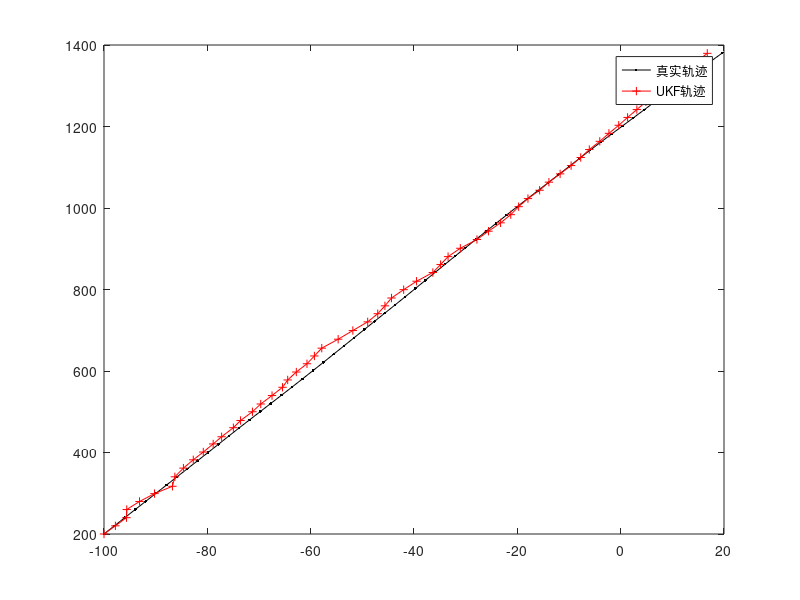
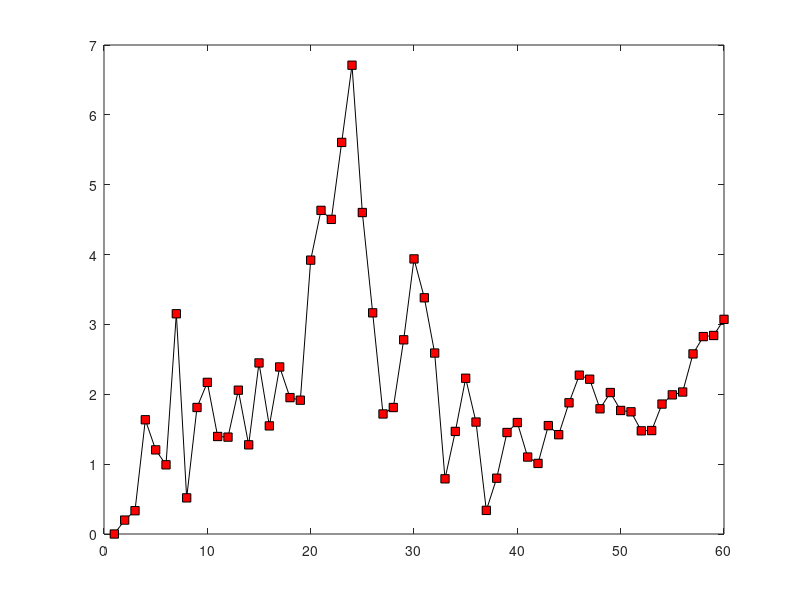

Source code (MATLAB) for these figures, in order:
%%%%%%%%%%%%%%%%%%%%%%%%%%%%%%%%%%%%%%%%%%%%% 
%  无迹Kalman滤波在目标跟踪中的应用 
%%%%%%%%%%%%%%%%%%%%%%%%%%%%%%%%%%%%%%%%%%%%% 
function code_UKF 
clc;clear; 
T=1;                        % 雷达扫描周期 
N=60/T;                     % 总的采样次数 
X=zeros(4,N);               % 目标真实位置、速度
X(:,1)=[-100,2,200,20];      % 目标初始位置、速度 
Z=zeros(1,N);              % 传感器对位置的观测 
delta_w=1e-3;               % 如果增大这个参数，目标真实轨迹就是曲线了 
Q=delta_w*diag([0.5,1]) ;     % 过程噪声均值 
G=[T^2/2,0;T,0;0,T^2/2;0,T];          % 过程噪声驱动矩阵 
R=5;                                 % 观测噪声方差 
F=[1,T,0,0;0,1,0,0;0,0,1,T;0,0,0,1];     % 状态转移矩阵 
x0=200;                              % 观测站的位置，可以设为其他值 
y0=300; 
Xstation=[x0,y0];        % 雷达站的位置 
%%%%%%%%%%%%%%%%%%%%%%%%%%%%%%%%%%%%%%%%%%%%% 
v=sqrtm(R)*randn(1,N); 
for t=2:N 
    X(:,t)=F*X(:,t-1)+G*sqrtm(Q)*randn(2,1);  %目标真实轨迹 
end 
for t=1:N 
    Z(t)=Dist(X(:,t),Xstation)+v(t);          %对目标观测 
end 
%%%%%%%%%%%%%%%%%%%%%%%%%%%%%%%%%%%%%%%%%%%%% 
% UKF滤波, UT变换  
L=4; 
alpha=1; 
kalpha=0; 
belta=2; 
ramda=3-L; 
for j=1:2*L+1 
    Wm(j)=1/(2*(L+ramda)); 
    Wc(j)=1/(2*(L+ramda)); 
end 
Wm(1)=ramda/(L+ramda); 
Wc(1)=ramda/(L+ramda)+1-alpha^2+belta;  % 权值计算 
%%%%%%%%%%%%%%%%%%%%%%%%%%%%%%%%%%%%%%%%%%%%% 
Xukf=zeros(4,N); 
Xukf(:,1)=X(:,1);                          % 无迹Kalman滤波状态初始化 
P0=eye(4);                                % 协方差阵初始化 
for t=2:N 
    xestimate= Xukf(:,t-1); 
    P=P0; 
    % 第一步：获得一组Sigma点集 
    cho=(chol(P*(L+ramda)))'; 
    for k=1:L 
        xgamaP1(:,k)=xestimate+cho(:,k); 
        xgamaP2(:,k)=xestimate-cho(:,k); 
    end 
    Xsigma=[xestimate,xgamaP1,xgamaP2];   %Sigma点集 
    % 第二步：对Sigma点集进行一步预测 
    Xsigmapre=F*Xsigma; 
    %第三步：利用第二步的结果计算均值和协方差 
    Xpred=zeros(4,1);       % 均值 
    for k=1:2*L+1 
        Xpred=Xpred+Wm(k)*Xsigmapre(:,k); 
    end 
    Ppred=zeros(4,4);        % 协方差阵预测 
    for k=1:2*L+1 
Ppred=Ppred+Wc(k)*(Xsigmapre(:,k)-Xpred)*(Xsigmapre(:,k)-Xpred)'; 
    end 
    Ppred=Ppred+G*Q*G'; 
 
    % 第四步：根据预测值，再一次使用UT变换，得到新的sigma点集 
    chor=(chol((L+ramda)*Ppred))'; 
    for k=1:L 
        XaugsigmaP1(:,k)=Xpred+chor(:,k); 
        XaugsigmaP2(:,k)=Xpred-chor(:,k); 
    end 
    Xaugsigma=[Xpred XaugsigmaP1 XaugsigmaP2]; 
 
    % 第五步：观测预测 
    for k=1:2*L+1        % 观测预测 
        Zsigmapre(1,k)=hfun(Xaugsigma(:,k),Xstation); 
    end 
 
    % 第六步：计算观测预测均值和协方差 
    Zpred=0;             % 观测预测的均值 
    for k=1:2*L+1 
        Zpred=Zpred+Wm(k)*Zsigmapre(1,k); 
    end 
    Pzz=0; 
    for k=1:2*L+1 
Pzz=Pzz+Wc(k)*(Zsigmapre(1,k)-Zpred)*(Zsigmapre(1,k)-Zpred)'; 
    end 
    Pzz=Pzz+R;      % 得到协方差Pzz 
 
    Pxz=zeros(4,1); 
    for k=1:2*L+1 
Pxz=Pxz+Wc(k)*(Xaugsigma(:,k)-Xpred)*(Zsigmapre(1,k)-Zpred)'; 
    end 
    % 第七步：计算Kalman增益 
    K=Pxz*inv(Pzz);              % Kalman增益 
    %第八步：状态和方差更新 
    xestimate=Xpred+K*(Z(t)-Zpred); %  状态更新 
    P=Ppred-K*Pzz*K';            % 方差更新 
    P0=P; 
    Xukf(:,t)=xestimate; 
end
% 误差分析 
for i=1:N 
    Err_KalmanFilter(i)=Dist(X(:,i),Xukf(:,i));    % 滤波后的误差 
end 
%%%%%%%%%%%%%%%%%%%%%%%%%%%%%%%%%%%%%%%%%%%%% 
% 画图 
figure 
hold on;box on; 
plot(X(1,:),X(3,:),'-k.');       % 真实轨迹 
plot(Xukf(1,:),Xukf(3,:),'-r+');     % 无迹Kalman滤波轨迹 
legend('真实轨迹','UKF轨迹') 
figure 
hold on; box on; 
plot(Err_KalmanFilter,'-ks','MarkerFace','r') 
%%%%%%%%%%%%%%%%%%%%%%%%%%%%%%%%%%%%%%%%%%%%% 
% 子函数:求两点间的距离 
function d=Dist(X1,X2) 
if length(X2)<=2 
    d=sqrt( (X1(1)-X2(1))^2 + (X1(3)-X2(2))^2 ); 
else 
    d=sqrt( (X1(1)-X2(1))^2 + (X1(3)-X2(3))^2 ); 
end 
% 观测子函数：观测距离 
function [y]=hfun(x,xx) 
y=sqrt((x(1)-xx(1))^2+(x(3)-xx(2))^2); 
%%%%%%%%%%%%%%%%%%%%%%%%%%%%%%%%%%%%%%%%%%%%%